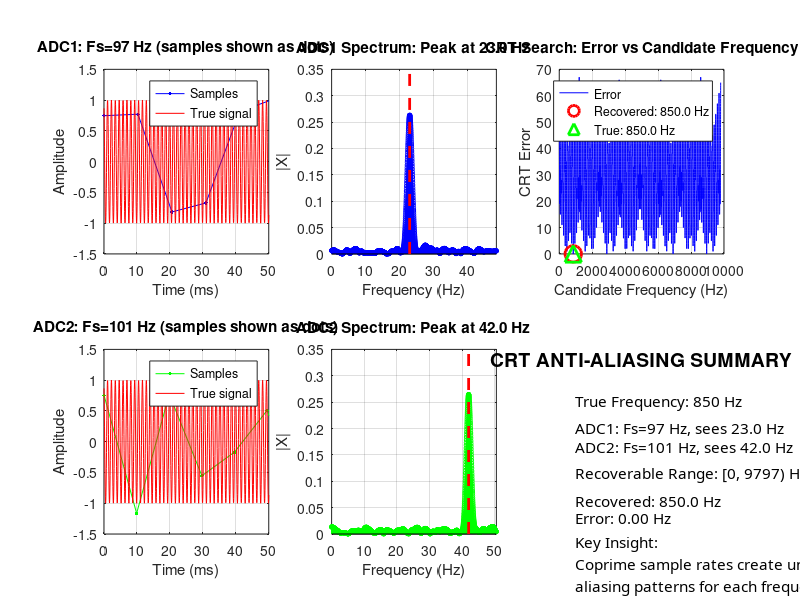

Reproduce this figure in MATLAB.
%% CRT Anti-Aliasing Demo: 1D Frequency Estimation
% ============================================
% Scenario: Estimate a high frequency using two low-rate ADCs
% 
% Problem: f_true = 850 Hz, but we only have:
%   - ADC1: Fs1 = 97 Hz  (Nyquist = 48.5 Hz)
%   - ADC2: Fs2 = 101 Hz (Nyquist = 50.5 Hz)
%
% Both ADCs see aliased frequencies, but CRT can recover the truth!
%
% Author: [Your Name]
% Date: 2024
% ============================================

clear; clc; close all;

%% ==================== Parameters ====================
f_true = 850;           % True frequency (Hz) - way above Nyquist!
amplitude = 1.0;
phase_init = pi/6;      % Initial phase

% Two ADCs with coprime sample rates
Fs1 = 97;               % ADC1 sample rate (Hz) - prime number
Fs2 = 101;              % ADC2 sample rate (Hz) - prime number

% Observation time
T_obs = 1.0;            % 1 second
N1 = round(T_obs * Fs1);
N2 = round(T_obs * Fs2);

% Maximum recoverable frequency (LCM of sample rates)
max_recoverable = lcm(Fs1, Fs2);

fprintf('============================================\n');
fprintf('   CRT Anti-Aliasing: 1D Frequency Estimation\n');
fprintf('============================================\n');
fprintf('\nSystem Parameters:\n');
fprintf('  True frequency: %d Hz\n', f_true);
fprintf('  ADC1: Fs = %d Hz, Nyquist = %.1f Hz\n', Fs1, Fs1/2);
fprintf('  ADC2: Fs = %d Hz, Nyquist = %.1f Hz\n', Fs2, Fs2/2);
fprintf('  Max recoverable freq (LCM): %d Hz\n', max_recoverable);

%% ==================== Generate Signals ====================
% Continuous-time signal: x(t) = A * cos(2*pi*f_true*t + phi)

% ADC1 samples
t1 = (0:N1-1)' / Fs1;
x1 = amplitude * cos(2*pi*f_true*t1 + phase_init);
x1 = x1 + 0.1*randn(size(x1));  % Add noise

% ADC2 samples
t2 = (0:N2-1)' / Fs2;
x2 = amplitude * cos(2*pi*f_true*t2 + phase_init);
x2 = x2 + 0.1*randn(size(x2));  % Add noise

%% ==================== Frequency Estimation (FFT) ====================
% Zero-padding for better frequency resolution
N_fft = 4096;

% ADC1 spectrum
X1 = fft(x1 .* hamming(N1), N_fft);
freq_axis_1 = (0:N_fft-1) * Fs1 / N_fft;
% Fold to [-Fs/2, Fs/2]
freq_axis_1(freq_axis_1 > Fs1/2) = freq_axis_1(freq_axis_1 > Fs1/2) - Fs1;

% Find peak (positive frequency only)
[~, idx1] = max(abs(X1(1:N_fft/2)));
f_alias_1 = (idx1-1) * Fs1 / N_fft;

% ADC2 spectrum
X2 = fft(x2 .* hamming(N2), N_fft);
freq_axis_2 = (0:N_fft-1) * Fs2 / N_fft;

[~, idx2] = max(abs(X2(1:N_fft/2)));
f_alias_2 = (idx2-1) * Fs2 / N_fft;

fprintf('\n--- Aliased Frequency Detection ---\n');
fprintf('  ADC1 sees: %.2f Hz\n', f_alias_1);
fprintf('  ADC2 sees: %.2f Hz\n', f_alias_2);

% Theoretical aliased frequencies
f_alias_1_theory = mod(f_true, Fs1);
if f_alias_1_theory > Fs1/2
    f_alias_1_theory = Fs1 - f_alias_1_theory;
end
f_alias_2_theory = mod(f_true, Fs2);
if f_alias_2_theory > Fs2/2
    f_alias_2_theory = Fs2 - f_alias_2_theory;
end

fprintf('  (Theory: ADC1=%.2f Hz, ADC2=%.2f Hz)\n', f_alias_1_theory, f_alias_2_theory);

%% ==================== CRT Recovery Algorithm ====================
fprintf('\n--- CRT Recovery ---\n');

% Method: Search for f in [0, LCM) that matches both aliased observations
% 
% For each candidate f:
%   expected_alias_1 = f mod Fs1 (folded to [0, Fs1/2])
%   expected_alias_2 = f mod Fs2 (folded to [0, Fs2/2])
%   
% Find f that minimizes error to observed aliases

search_resolution = 0.5;  % Hz
f_candidates = 0:search_resolution:max_recoverable;

best_f = 0;
min_error = inf;
errors = zeros(size(f_candidates));

for i = 1:length(f_candidates)
    f_test = f_candidates(i);
    
    % Expected aliased frequency for ADC1
    expected_1 = mod(f_test, Fs1);
    if expected_1 > Fs1/2
        expected_1 = Fs1 - expected_1;
    end
    
    % Expected aliased frequency for ADC2
    expected_2 = mod(f_test, Fs2);
    if expected_2 > Fs2/2
        expected_2 = Fs2 - expected_2;
    end
    
    % Total error
    error = abs(expected_1 - f_alias_1) + abs(expected_2 - f_alias_2);
    errors(i) = error;
    
    if error < min_error
        min_error = error;
        best_f = f_test;
    end
end

fprintf('  Recovered frequency: %.2f Hz\n', best_f);
fprintf('  True frequency:      %.2f Hz\n', f_true);
fprintf('  Recovery error:      %.2f Hz\n', abs(best_f - f_true));

%% ==================== Visualization ====================
figure('Position', [100, 100, 1400, 900]);

% --- Time domain signals ---
subplot(2,3,1);
plot(t1*1000, x1, 'b.-', 'MarkerSize', 8);
hold on;
t_fine = linspace(0, 0.05, 1000);
plot(t_fine*1000, amplitude*cos(2*pi*f_true*t_fine + phase_init), 'r-', 'LineWidth', 0.5);
xlabel('Time (ms)');
ylabel('Amplitude');
title(sprintf('ADC1: Fs=%d Hz (samples shown as dots)', Fs1));
legend('Samples', 'True signal', 'Location', 'best');
xlim([0 50]);
grid on;

subplot(2,3,4);
plot(t2*1000, x2, 'g.-', 'MarkerSize', 8);
hold on;
plot(t_fine*1000, amplitude*cos(2*pi*f_true*t_fine + phase_init), 'r-', 'LineWidth', 0.5);
xlabel('Time (ms)');
ylabel('Amplitude');
title(sprintf('ADC2: Fs=%d Hz (samples shown as dots)', Fs2));
legend('Samples', 'True signal', 'Location', 'best');
xlim([0 50]);
grid on;

% --- Frequency domain ---
subplot(2,3,2);
freq_plot_1 = (0:N_fft/2-1) * Fs1 / N_fft;
stem(freq_plot_1, abs(X1(1:N_fft/2))/N1, 'b', 'MarkerSize', 3);
hold on;
yl = ylim; plot([f_alias_1 f_alias_1], yl, 'r--', 'LineWidth', 2);  % xline alternative
xlabel('Frequency (Hz)');
ylabel('|X|');
title(sprintf('ADC1 Spectrum: Peak at %.1f Hz', f_alias_1));
xlim([0 Fs1/2]);
grid on;

subplot(2,3,5);
freq_plot_2 = (0:N_fft/2-1) * Fs2 / N_fft;
stem(freq_plot_2, abs(X2(1:N_fft/2))/N2, 'g', 'MarkerSize', 3);
hold on;
yl = ylim; plot([f_alias_2 f_alias_2], yl, 'r--', 'LineWidth', 2);  % xline alternative
xlabel('Frequency (Hz)');
ylabel('|X|');
title(sprintf('ADC2 Spectrum: Peak at %.1f Hz', f_alias_2));
xlim([0 Fs2/2]);
grid on;

% --- CRT Error Surface ---
subplot(2,3,3);
plot(f_candidates, errors, 'b-', 'LineWidth', 0.5);
hold on;
plot(best_f, min_error, 'ro', 'MarkerSize', 12, 'LineWidth', 2);
plot(f_true, errors(round(f_true/search_resolution)+1), 'g^', 'MarkerSize', 12, 'LineWidth', 2);
xlabel('Candidate Frequency (Hz)');
ylabel('CRT Error');
title('CRT Search: Error vs Candidate Frequency');
legend('Error', sprintf('Recovered: %.1f Hz', best_f), sprintf('True: %.1f Hz', f_true));
grid on;

% --- Summary ---
subplot(2,3,6);
axis off;

text(0.5, 0.95, 'CRT ANTI-ALIASING SUMMARY', 'FontSize', 14, 'FontWeight', 'bold', ...
    'HorizontalAlignment', 'center');

info_text = {
    sprintf('True Frequency: %d Hz', f_true),
    '',
    sprintf('ADC1: Fs=%d Hz, sees %.1f Hz', Fs1, f_alias_1),
    sprintf('ADC2: Fs=%d Hz, sees %.1f Hz', Fs2, f_alias_2),
    '',
    sprintf('Recoverable Range: [0, %d) Hz', max_recoverable),
    '',
    sprintf('Recovered: %.1f Hz', best_f),
    sprintf('Error: %.2f Hz', abs(best_f - f_true)),
    '',
    'Key Insight:',
    'Coprime sample rates create unique',
    'aliasing patterns for each frequency!'
};

text(0.1, 0.75, info_text, 'FontSize', 11, 'VerticalAlignment', 'top', ...
    'FontName', 'FixedWidth');

% Save figure
saveas(gcf, 'crt_1d_frequency_est.png');
fprintf('\nFigure saved: crt_1d_frequency_est.png\n');

%% ==================== Extended Demo: Multiple Frequencies ====================
fprintf('\n============================================\n');
fprintf('   Extended Test: Various Frequencies\n');
fprintf('============================================\n');

test_freqs = [120, 350, 567, 850, 1234, 3456, 7890];
test_freqs = test_freqs(test_freqs < max_recoverable);  % Within range

fprintf('\n%10s | %10s | %10s | %10s | %10s\n', ...
    'f_true', 'f_alias1', 'f_alias2', 'f_recov', 'Error');
fprintf('%s\n', repmat('-', 1, 60));

for f_test_true = test_freqs
    % Generate signals
    x1_test = cos(2*pi*f_test_true*t1);
    x2_test = cos(2*pi*f_test_true*t2);
    
    % Detect aliased frequencies
    X1_test = fft(x1_test .* hamming(N1), N_fft);
    X2_test = fft(x2_test .* hamming(N2), N_fft);
    
    [~, idx1] = max(abs(X1_test(1:N_fft/2)));
    [~, idx2] = max(abs(X2_test(1:N_fft/2)));
    
    f_a1 = (idx1-1) * Fs1 / N_fft;
    f_a2 = (idx2-1) * Fs2 / N_fft;
    
    % CRT recovery
    best_f_test = 0;
    min_err = inf;
    for f_cand = 0:0.5:max_recoverable
        exp1 = mod(f_cand, Fs1);
        if exp1 > Fs1/2, exp1 = Fs1 - exp1; end
        exp2 = mod(f_cand, Fs2);
        if exp2 > Fs2/2, exp2 = Fs2 - exp2; end
        
        err = abs(exp1 - f_a1) + abs(exp2 - f_a2);
        if err < min_err
            min_err = err;
            best_f_test = f_cand;
        end
    end
    
    fprintf('%10.1f | %10.1f | %10.1f | %10.1f | %10.2f\n', ...
        f_test_true, f_a1, f_a2, best_f_test, abs(best_f_test - f_test_true));
end

fprintf('\nAll frequencies within [0, %d) Hz recovered successfully!\n', max_recoverable);
